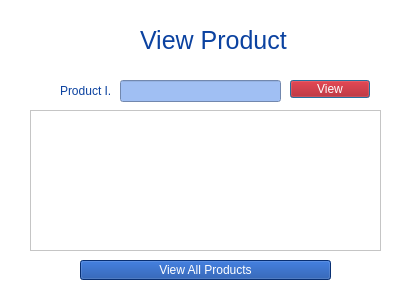
<?xml version="1.0" encoding="UTF-8"?>
<ui version="4.0">
 <class>ViewProduct</class>
 <widget class="QDialog" name="ViewProduct">
  <property name="geometry">
   <rect>
    <x>0</x>
    <y>0</y>
    <width>407</width>
    <height>295</height>
   </rect>
  </property>
  <property name="windowTitle">
   <string>Dialog</string>
  </property>
  <property name="styleSheet">
   <string notr="true">;
background-color: rgb(255, 255, 255);</string>
  </property>
  <widget class="QLabel" name="label">
   <property name="geometry">
    <rect>
     <x>140</x>
     <y>20</y>
     <width>191</width>
     <height>41</height>
    </rect>
   </property>
   <property name="font">
    <font>
     <family>Segoe UI</family>
     <pointsize>19</pointsize>
     <italic>false</italic>
     <bold>false</bold>
    </font>
   </property>
   <property name="styleSheet">
    <string notr="true">color: rgb(11, 66, 160);
font: 19pt &quot;Segoe UI&quot;;</string>
   </property>
   <property name="text">
    <string>View Product</string>
   </property>
  </widget>
  <widget class="QLabel" name="label_3">
   <property name="geometry">
    <rect>
     <x>20</x>
     <y>10</y>
     <width>71</width>
     <height>51</height>
    </rect>
   </property>
   <property name="text">
    <string/>
   </property>
   <property name="pixmap">
    <pixmap>C:/Users/Asus/Downloads/Untitled-2.png</pixmap>
   </property>
   <property name="scaledContents">
    <bool>true</bool>
   </property>
  </widget>
  <widget class="QLineEdit" name="lineEdit">
   <property name="geometry">
    <rect>
     <x>120</x>
     <y>80</y>
     <width>161</width>
     <height>22</height>
    </rect>
   </property>
   <property name="styleSheet">
    <string notr="true">background-color: rgb(160,191,243);</string>
   </property>
  </widget>
  <widget class="QPushButton" name="pushButton">
   <property name="geometry">
    <rect>
     <x>290</x>
     <y>80</y>
     <width>80</width>
     <height>18</height>
    </rect>
   </property>
   <property name="cursor">
    <cursorShape>PointingHandCursor</cursorShape>
   </property>
   <property name="styleSheet">
    <string notr="true">color: rgb(255, 255, 255);
background-color: rgb(177, 0, 3);

font: 900 9pt &quot;Segoe UI Black&quot;;</string>
   </property>
   <property name="text">
    <string>View</string>
   </property>
  </widget>
  <widget class="QLabel" name="label_2">
   <property name="geometry">
    <rect>
     <x>60</x>
     <y>80</y>
     <width>51</width>
     <height>21</height>
    </rect>
   </property>
   <property name="font">
    <font>
     <family>Segoe UI</family>
     <pointsize>9</pointsize>
     <italic>false</italic>
     <bold>false</bold>
    </font>
   </property>
   <property name="styleSheet">
    <string notr="true">color: rgb(11, 66, 160);
font: 9pt &quot;Segoe UI&quot;;</string>
   </property>
   <property name="text">
    <string>Product I.D</string>
   </property>
  </widget>
  <widget class="QTableView" name="tableView">
   <property name="geometry">
    <rect>
     <x>30</x>
     <y>110</y>
     <width>351</width>
     <height>141</height>
    </rect>
   </property>
  </widget>
  <widget class="QPushButton" name="pushButton_2">
   <property name="geometry">
    <rect>
     <x>80</x>
     <y>260</y>
     <width>251</width>
     <height>20</height>
    </rect>
   </property>
   <property name="cursor">
    <cursorShape>PointingHandCursor</cursorShape>
   </property>
   <property name="styleSheet">
    <string notr="true">color: rgb(255, 255, 255);
background-color: rgb(11, 66, 160);

font: 900 9pt &quot;Segoe UI Black&quot;;</string>
   </property>
   <property name="text">
    <string>View All Products</string>
   </property>
  </widget>
 </widget>
 <resources/>
 <connections/>
</ui>
